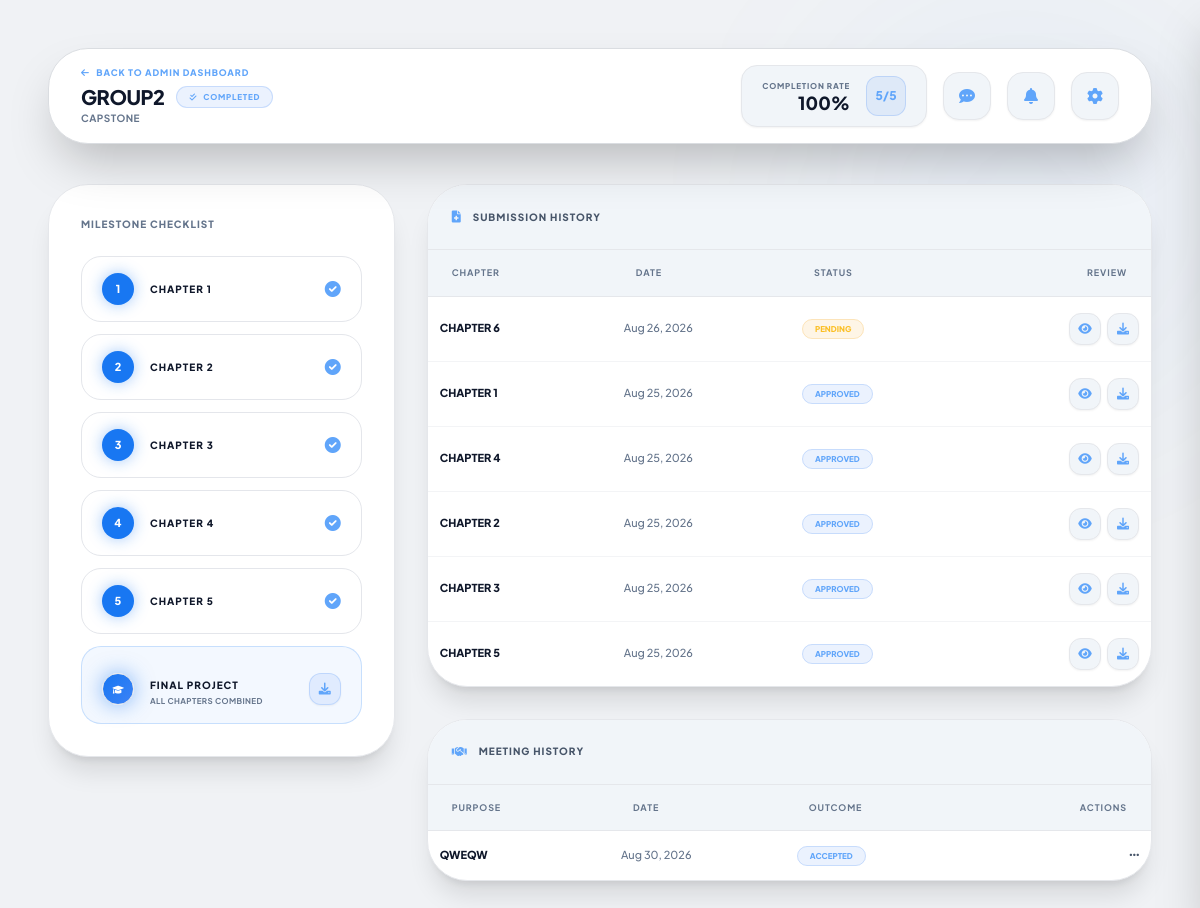
/admin/group_stats.php?id=2 (signed in), run on the app's committed database.
### tables this page shows
CREATE TABLE `group` (
  `id` int NOT NULL,
  `username` varchar(50) NOT NULL,
  `full_name` varchar(255) DEFAULT NULL,
  `leader_email` varchar(255) NOT NULL,
  `password` varchar(255) NOT NULL,
  `project_title` varchar(255) DEFAULT 'Untitled Project',
  `email` varchar(100) DEFAULT NULL,
  `last_activity` timestamp NULL DEFAULT NULL,
  `adviser_id` int DEFAULT NULL,
  `role` varchar(10) DEFAULT 'student',
  `created_at` timestamp NOT NULL DEFAULT CURRENT_TIMESTAMP,
  `status` varchar(20) DEFAULT 'pending',
  `banned_until` datetime DEFAULT NULL,
  `session_version` int DEFAULT NULL
);

CREATE TABLE `group_submissions` (
  `id` int NOT NULL,
  `group_id` int NOT NULL,
  `task_id` int DEFAULT NULL,
  `chapter_number` int NOT NULL,
  `document_name` varchar(255) NOT NULL,
  `file_path` varchar(255) NOT NULL,
  `status` enum('pending','approved','rejected') DEFAULT 'pending',
  `submission_type` enum('adviser','panel') NOT NULL DEFAULT 'adviser',
  `review_notes` text,
  `feedback` text,
  `submitted_at` timestamp NOT NULL DEFAULT CURRENT_TIMESTAMP,
  `reviewed_at` datetime DEFAULT NULL,
  `version` int NOT NULL DEFAULT '1',
  `is_final` tinyint(1) NOT NULL DEFAULT '0'
);

CREATE TABLE `meeting_requests` (
  `id` int NOT NULL,
  `group_id` int NOT NULL,
  `adviser_id` int NOT NULL,
  `meeting_time` datetime NOT NULL,
  `agenda` text NOT NULL,
  `status` enum('pending','accepted','declined') DEFAULT 'pending',
  `admin_remarks` text,
  `suggested_reschedule` datetime DEFAULT NULL,
  `created_at` timestamp NOT NULL DEFAULT CURRENT_TIMESTAMP,
  `reminder_sent` tinyint(1) NOT NULL DEFAULT '0'
);

### admin/group_stats.php (the view, shortened to what the rows shown need)
<?php
include('../backend/db_config.php');
$group_id = isset($_GET['id']) ? (int)$_GET['id'] : 0;
$group_q = mysqli_query($conn, "SELECT g.*, u.full_name as adviser_name
                                FROM `group` g
                                LEFT JOIN adviser u ON g.adviser_id = u.id
                                WHERE g.id = " . (int)$group_id);
$group = mysqli_fetch_assoc($group_q);
$health = calculate_group_health($conn, $group_id);
$health_status = $health['status'];
$submissions_result = mysqli_query($conn, "SELECT * FROM group_submissions WHERE group_id = " . (int)$group_id . " ORDER BY submitted_at DESC LIMIT 500");
$meetings_result = mysqli_query($conn, "SELECT * FROM meeting_requests WHERE group_id = " . (int)$group_id . " ORDER BY created_at DESC LIMIT 500");
?>
<!DOCTYPE html>
<html lang="en">
<head>
    <script src="https://cdn.tailwindcss.com"></script>
    <link href="https://cdnjs.cloudflare.com/ajax/libs/font-awesome/6.0.0/css/all.min.css" rel="stylesheet">
    <link rel="stylesheet" href="../assets/css/responsive.css">
</head>
<body class="min-h-screen flex">
    <main class="flex-1 w-full max-w-7xl mx-auto p-6 sm:p-8 lg:p-12 space-y-6 sm:space-y-10">
        <nav class="premium-card rounded-[2.5rem] px-4 sm:px-8 py-4 flex flex-wrap justify-between items-center shadow-2xl relative z-[100] gap-2">
            <div class="min-w-0 flex-1">
                <a href="admin_dashboard.php" class="text-[9px] font-black text-blue-400 uppercase tracking-widest hover:text-blue-600 transition block mb-1 truncate">
                    <i class="fas fa-arrow-left mr-1"></i> BACK TO ADMIN DASHBOARD
                </a>
                <div class="flex items-center gap-3 flex-wrap">
                    <h1 class="text-lg sm:text-xl font-black text-slate-900 uppercase tracking-tight truncate"><?php echo htmlspecialchars($group['username']); ?></h1>
                    <?php
                        $hs_label = 'On Track';
                        $hs_icon  = 'fa-check-circle';
                        $hs_color = 'blue';
                        if ($health_status === 'completed') {
                            $hs_label = 'Completed'; $hs_icon = 'fa-check-double'; $hs_color = 'blue';
                        } elseif ($health_status === 'need_attention' || $health_status === 'needs_attention' || $health_status === 'need attention') {
                            $hs_label = 'Needs Attention'; $hs_icon = 'fa-exclamation-triangle'; $hs_color = 'amber';
                        } elseif ($health_status === 'at_risk' || $health_status === 'at risk') {
                            $hs_label = 'At Risk'; $hs_icon = 'fa-times-circle'; $hs_color = 'rose';
                        }
                    ?>
                    <span class="inline-flex items-center gap-1.5 px-3 py-1 rounded-full text-[8px] font-black uppercase tracking-widest bg-<?php echo $hs_color; ?>-500/10 text-<?php echo $hs_color; ?>-400 border border-<?php echo $hs_color; ?>-500/20" id="health-badge">
                        <i class="fas <?php echo $hs_icon; ?> text-[8px]"></i>
                        <?php echo $hs_label; ?>
                    </span>
                </div>
                <p class="text-[10px] font-bold text-slate-500 uppercase tracking-wider line-clamp-1 max-w-xl truncate"><?php echo htmlspecialchars($group['project_title'] ?: 'UNTITLED RESEARCH SPACE'); ?></p>
            </div>
        </nav>
        <div class="grid grid-cols-1 lg:grid-cols-12 gap-8 items-start">
            <div class="lg:col-span-8 space-y-8">
                <div class="premium-card rounded-[2.5rem] shadow-xl overflow-hidden border border-gray-200">
                    <div class="overflow-x-auto">
                        <table class="w-full text-left">
                            <thead class="bg-slate-100 text-[9px] font-black uppercase tracking-widest text-slate-500 border-b border-gray-200">
                                <tr>
                                    <th class="px-6 py-4">CHAPTER</th>
                                    <th class="px-6 py-4">DATE</th>
                                    <th class="px-6 py-4">STATUS</th>
                                    <th class="px-6 py-4 text-right">REVIEW</th>
                                </tr>
                            </thead>
                            <tbody class="divide-y divide-gray-100 text-[11px] font-bold text-slate-600">
                                <?php if (mysqli_num_rows($submissions_result) > 0): ?>
                                    <?php while($sub = mysqli_fetch_assoc($submissions_result)): ?>
                                    <tr class="hover:bg-slate-100 transition" id="row-<?php echo $sub['id']; ?>">
                                        <td class="px-6 py-4 uppercase text-slate-900 font-extrabold">Chapter <?php echo $sub['chapter_number']; ?></td>
                                        <td class="px-6 py-4 text-slate-500 font-medium"><?php echo date('M d, Y', strtotime($sub['submitted_at'])); ?></td>
                                        <td class="px-6 py-4">
                                            <span class="px-3 py-1 rounded-full text-[8px] font-black uppercase <?php echo $sub['status'] === 'approved' ? 'bg-blue-500/10 text-blue-400 border border-blue-500/20' : ($sub['status'] === 'rejected' ? 'bg-rose-500/10 text-rose-400 border border-rose-500/20' : 'bg-amber-500/10 text-amber-400 border border-amber-500/20'); ?>">
                                                <?php echo $sub['status']; ?>
                                            </span>
                                        </td>
                                        <td class="px-6 py-4 text-right">
                                            <a href="../backend/serve_file.php?type=submissions&file=<?php echo urlencode($sub['file_path']); ?>" target="_blank" class="w-8 h-8 inline-flex items-center justify-center bg-slate-100 border border-gray-200 text-blue-400 hover:bg-blue-600 hover:text-white rounded-xl transition shadow-sm" title="View Document">
                                                <i class="fas fa-eye text-xs"></i>
                                            </a>
                                            <a href="../backend/serve_file.php?type=submissions&file=<?php echo urlencode($sub['file_path']); ?>" download class="w-8 h-8 inline-flex items-center justify-center bg-slate-100 border border-gray-200 text-blue-400 hover:bg-blue-600 hover:text-white rounded-xl transition shadow-sm ml-1" title="Download Document">
                                                <i class="fas fa-download text-xs"></i>
                                            </a>
                                        </td>
                                    </tr>
                                    <?php endwhile; ?>
                                <?php endif; ?>
                            </tbody>
                        </table>
                    </div>
                </div>
                <div class="premium-card rounded-[2.5rem] shadow-xl overflow-hidden border border-gray-200">
                    <div class="overflow-x-auto">
                        <table class="w-full text-left">
                            <thead class="bg-slate-100 text-[9px] font-black uppercase tracking-widest text-slate-500 border-b border-gray-200">
                                <tr>
                                    <th class="px-6 py-4">PURPOSE</th>
                                    <th class="px-6 py-4">DATE</th>
                                    <th class="px-6 py-4">OUTCOME</th>
                                    <th class="px-6 py-4 text-right">ACTIONS</th>
                                </tr>
                            </thead>
                            <tbody class="divide-y divide-gray-100 text-[11px] font-bold text-slate-600">
                                <?php if (mysqli_num_rows($meetings_result) > 0): ?>
                                    <?php while($meet = mysqli_fetch_assoc($meetings_result)): ?>
                                    <tr class="hover:bg-slate-100 transition" id="row-<?php echo $meet['id']; ?>">
                                        <td class="px-6 py-4">
                                            <p class="font-extrabold text-slate-900 uppercase text-[11px] leading-tight break-words max-w-[220px]">
                                                <?php echo htmlspecialchars($meet['agenda'] ?: 'CONSULTATION'); ?>
                                            </p>
                                        </td>
                                        <td class="px-6 py-4 text-slate-500 font-medium"><?php echo date('M d, Y', strtotime($meet['created_at'])); ?></td>
                                        <td class="px-6 py-4">
                                            <?php
                                                $status = strtolower($meet['status']);
                                                if ($status === 'accepted' || $status === 'approved') {
                                                    $pill_class = 'bg-blue-500/10 text-blue-400 border border-blue-500/20';
                                                } elseif ($status === 'declined' || $status === 'rejected') {
                                                    $pill_class = 'bg-rose-500/10 text-rose-400 border border-rose-500/20';
                                                } else {
                                                    $pill_class = 'bg-amber-500/10 text-amber-400 border border-amber-500/20';
                                                }
                                            ?>
                                            <span class="px-3 py-1 rounded-full text-[8px] font-black uppercase <?php echo $pill_class; ?>">
                                                <?php echo htmlspecialchars($meet['status'] ?? '', ENT_QUOTES, 'UTF-8'); ?>
                                            </span>
                                        </td>
                                        <td class="px-6 py-4 text-right">
                                            <?php if ($status === 'declined' || $status === 'rejected'): ?>
                                                <button onclick="openReasonModal('<?php echo htmlspecialchars(addslashes($meet['admin_remarks'] ?: 'No reason provided')); ?>')" class="px-3 py-1 bg-slate-100 border border-gray-200 text-rose-400 hover:bg-rose-600 hover:text-white rounded-full text-[8px] font-black uppercase tracking-wider transition shadow-sm">
                                                    View Reason
                                                </button>
                                            <?php else: ?>
                                                <i class="fas fa-ellipsis-h text-slate-600 cursor-pointer hover:text-blue-600 transition"></i>
                                            <?php endif; ?>
                                        </td>
                                    </tr>
                                    <?php endwhile; ?>
                                <?php endif; ?>
                            </tbody>
                        </table>
                    </div>
                </div>
            </div>
        </div>
    </main>
</body>
</html>

### data on the page
group: username "GROUP2", project_title "CAPSTONE"
group_submissions: chapter_number "6", submitted_at "Aug 26, 2026", status "PENDING"
group_submissions: chapter_number "1", submitted_at "Aug 25, 2026", status "APPROVED"
group_submissions: chapter_number "4", submitted_at "Aug 25, 2026", status "APPROVED"
group_submissions: chapter_number "2", submitted_at "Aug 25, 2026", status "APPROVED"
group_submissions: chapter_number "3", submitted_at "Aug 25, 2026", status "APPROVED"
group_submissions: chapter_number "5", submitted_at "Aug 25, 2026", status "APPROVED"
meeting_requests: agenda "QWEQW", created_at "Aug 30, 2026", status "ACCEPTED"

### other printed values
$hs_label "COMPLETED"
$percent "100"
$completed_count "5"
$num "1"
$num "2"
$num "3"
$num "4"
$num "5"
